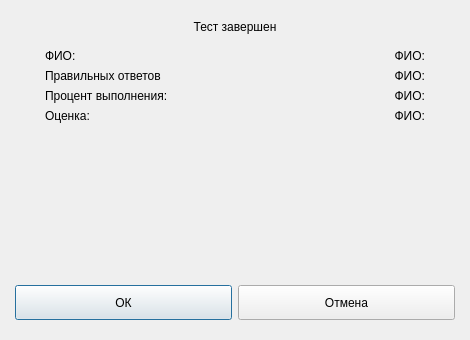
<?xml version="1.0" encoding="UTF-8"?>
<ui version="4.0">
 <class>TestResultsDialog</class>
 <widget class="QDialog" name="TestResultsDialog">
  <property name="geometry">
   <rect>
	<x>0</x>
	<y>0</y>
	<width>470</width>
	<height>340</height>
   </rect>
  </property>
  <property name="minimumSize">
   <size>
	<width>470</width>
	<height>340</height>
   </size>
  </property>
  <property name="maximumSize">
   <size>
	<width>470</width>
	<height>340</height>
   </size>
  </property>
  <property name="windowTitle">
   <string>Dialog</string>
  </property>
  <property name="styleSheet">
   <string notr="true">QDialog {
  background-color: #ffffff;
  border: 5px solid #c9c9c9;
  border-radius: 5px;
}
QDialog QLabel
{
  font-size: 16px;
  font-family: Arial, sans-serif;
  font-weight: bold;
  color: #60616f;
  text-align: center;
}

QDialog #nameLabel, #markLabel, #persentLabel, #answersLabel
{
  font-size: 16px;
  font-family: Arial, sans-serif;
  font-weight: bold;
  color: #adadad;
  text-align: center;
}

QDialog QLineEdit
{
  background-color: #f4f5f9;
  border: 1px solid #cbcbcb;
  border-radius: 3px;
}

QDialog &gt; QPushButton {

  font-size: 16px;
  font-family: Arial, sans-serif;
  font-weight: bold;
  color: #60616f;
  text-align: center;

  border: none;
  border-radius: 10px;
  
  background-color:   qlineargradient(spread:reflect, x1:0.471, y1:0, x2:0.465, y2:1, stop:0.465909 rgba(247, 248, 250, 255), stop:1 rgba(227, 228, 232, 255))
}
QDialog &gt; QPushButton:hover {
  background-color: #c6e4f0;
}
QDialog &gt; QPushButton:pressed {
  padding-top: 1px;
  background-color: qlineargradient(spread:reflect, x1:0.482, y1:1, x2:0.505, y2:0, stop:0.465909 rgba(247, 248, 250, 255), stop:1 rgba(227, 228, 232, 255))
}

QDialog QRadioButton
{
  font-size: 16px;
  font-family: Arial, sans-serif;
  font-weight: normal;
  color: #60616f;
  text-align: center;
}
QDialog QRadioButton::indicator:unchecked
{
  image: url(:/icons/icons/uncheckedRadioButton.png);
}
QDialog QRadioButton::indicator:checked
{
  image: url(:/icons/icons/checkedRadioButton.png);
}
QDialog QRadioButton::indicator:hover
{
  image: url(:/icons/icons/hoveredRadioButton.png);
}</string>
  </property>
  <layout class="QGridLayout" name="gridLayout">
   <property name="leftMargin">
	<number>15</number>
   </property>
   <property name="topMargin">
	<number>20</number>
   </property>
   <property name="rightMargin">
	<number>15</number>
   </property>
   <property name="bottomMargin">
	<number>20</number>
   </property>
   <item row="0" column="0" colspan="2">
	<widget class="QLabel" name="label">
	 <property name="sizePolicy">
	  <sizepolicy hsizetype="Preferred" vsizetype="Maximum">
	   <horstretch>0</horstretch>
	   <verstretch>0</verstretch>
	  </sizepolicy>
	 </property>
	 <property name="text">
	  <string>Тест завершен</string>
	 </property>
	 <property name="alignment">
	  <set>Qt::AlignCenter</set>
	 </property>
	</widget>
   </item>
   <item row="1" column="0" colspan="2">
	<widget class="QWidget" name="widget" native="true">
	 <layout class="QFormLayout" name="formLayout">
	  <property name="labelAlignment">
	   <set>Qt::AlignLeading|Qt::AlignLeft|Qt::AlignVCenter</set>
	  </property>
	  <property name="formAlignment">
	   <set>Qt::AlignRight|Qt::AlignTop|Qt::AlignTrailing</set>
	  </property>
	  <property name="leftMargin">
	   <number>30</number>
	  </property>
	  <property name="rightMargin">
	   <number>30</number>
	  </property>
	  <item row="0" column="0">
	   <widget class="QLabel" name="label_2">
		<property name="text">
		 <string>ФИО:</string>
		</property>
	   </widget>
	  </item>
	  <item row="0" column="1">
	   <widget class="QLabel" name="nameLabel">
		<property name="text">
		 <string>ФИО:</string>
		</property>
		<property name="alignment">
		 <set>Qt::AlignRight|Qt::AlignTrailing|Qt::AlignVCenter</set>
		</property>
	   </widget>
	  </item>
	  <item row="1" column="0">
	   <widget class="QLabel" name="label_3">
		<property name="text">
		 <string>Правильных ответов</string>
		</property>
	   </widget>
	  </item>
	  <item row="1" column="1">
	   <widget class="QLabel" name="answersLabel">
		<property name="text">
		 <string>ФИО:</string>
		</property>
		<property name="alignment">
		 <set>Qt::AlignRight|Qt::AlignTrailing|Qt::AlignVCenter</set>
		</property>
	   </widget>
	  </item>
	  <item row="2" column="0">
	   <widget class="QLabel" name="label_4">
		<property name="text">
		 <string>Процент выполнения:</string>
		</property>
	   </widget>
	  </item>
	  <item row="2" column="1">
	   <widget class="QLabel" name="persentLabel">
		<property name="text">
		 <string>ФИО:</string>
		</property>
		<property name="alignment">
		 <set>Qt::AlignRight|Qt::AlignTrailing|Qt::AlignVCenter</set>
		</property>
	   </widget>
	  </item>
	  <item row="3" column="0">
	   <widget class="QLabel" name="label_5">
		<property name="text">
		 <string>Оценка:</string>
		</property>
	   </widget>
	  </item>
	  <item row="3" column="1">
	   <widget class="QLabel" name="markLabel">
		<property name="text">
		 <string>ФИО:</string>
		</property>
		<property name="alignment">
		 <set>Qt::AlignRight|Qt::AlignTrailing|Qt::AlignVCenter</set>
		</property>
	   </widget>
	  </item>
	 </layout>
	</widget>
   </item>
   <item row="2" column="0">
	<widget class="QPushButton" name="okPushButton">
	 <property name="sizePolicy">
	  <sizepolicy hsizetype="Expanding" vsizetype="Fixed">
	   <horstretch>0</horstretch>
	   <verstretch>0</verstretch>
	  </sizepolicy>
	 </property>
	 <property name="minimumSize">
	  <size>
	   <width>0</width>
	   <height>35</height>
	  </size>
	 </property>
	 <property name="maximumSize">
	  <size>
	   <width>16777215</width>
	   <height>35</height>
	  </size>
	 </property>
	 <property name="text">
	  <string>ОК</string>
	 </property>
	</widget>
   </item>
   <item row="2" column="1">
	<widget class="QPushButton" name="canselPushButton">
	 <property name="sizePolicy">
	  <sizepolicy hsizetype="Expanding" vsizetype="Fixed">
	   <horstretch>0</horstretch>
	   <verstretch>0</verstretch>
	  </sizepolicy>
	 </property>
	 <property name="minimumSize">
	  <size>
	   <width>0</width>
	   <height>35</height>
	  </size>
	 </property>
	 <property name="maximumSize">
	  <size>
	   <width>16777215</width>
	   <height>35</height>
	  </size>
	 </property>
	 <property name="text">
	  <string>Отмена</string>
	 </property>
	</widget>
   </item>
  </layout>
 </widget>
 <resources/>
 <connections/>
</ui>
